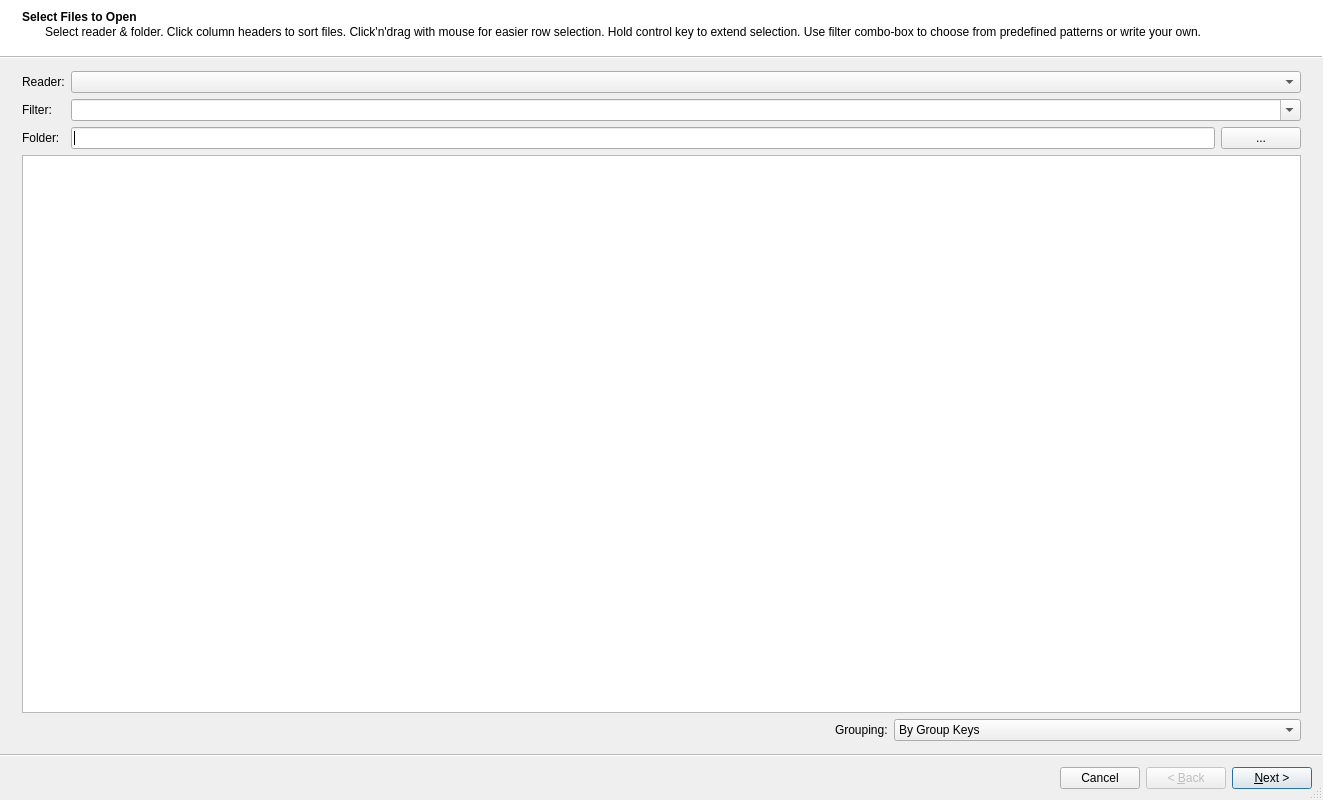
<?xml version="1.0" encoding="UTF-8"?>
<ui version="4.0">
 <class>openFileWizard</class>
 <widget class="QWizard" name="openFileWizard">
  <property name="geometry">
   <rect>
    <x>0</x>
    <y>0</y>
    <width>1100</width>
    <height>800</height>
   </rect>
  </property>
  <property name="windowTitle">
   <string>Open File Wizard</string>
  </property>
  <property name="sizeGripEnabled">
   <bool>true</bool>
  </property>
  <property name="modal">
   <bool>true</bool>
  </property>
  <property name="wizardStyle">
   <enum>QWizard::ModernStyle</enum>
  </property>
  <property name="options">
   <set>QWizard::CancelButtonOnLeft</set>
  </property>
  <property name="titleFormat">
   <enum>Qt::AutoText</enum>
  </property>
  <property name="subTitleFormat">
   <enum>Qt::AutoText</enum>
  </property>
  <widget class="InitiallyIncompleteWizardPage" name="fileSelectionPage">
   <property name="layoutDirection">
    <enum>Qt::LeftToRight</enum>
   </property>
   <property name="title">
    <string>Select Files to Open</string>
   </property>
   <property name="subTitle">
    <string>Select reader &amp; folder. Click column headers to sort files. Click'n'drag with mouse for easier row selection. Hold control key to extend selection. Use filter combo-box to choose from predefined patterns or write your own.</string>
   </property>
   <layout class="QVBoxLayout" name="verticalLayout_2">
    <item>
     <layout class="QGridLayout" name="gridLayout">
      <item row="1" column="0">
       <widget class="QLabel" name="filterPatternLabel">
        <property name="text">
         <string>Filter:</string>
        </property>
       </widget>
      </item>
      <item row="2" column="0">
       <widget class="QLabel" name="folderLabel">
        <property name="text">
         <string>Folder:</string>
        </property>
       </widget>
      </item>
      <item row="2" column="1">
       <widget class="QLineEdit" name="folderTextBox">
        <property name="text">
         <string/>
        </property>
       </widget>
      </item>
      <item row="1" column="1" colspan="2">
       <widget class="QComboBox" name="filterPatternComboBox">
        <property name="editable">
         <bool>true</bool>
        </property>
        <property name="sizeAdjustPolicy">
         <enum>QComboBox::AdjustToMinimumContentsLength</enum>
        </property>
        <property name="minimumContentsLength">
         <number>150</number>
        </property>
       </widget>
      </item>
      <item row="0" column="0">
       <widget class="QLabel" name="readerLabel">
        <property name="maximumSize">
         <size>
          <width>50</width>
          <height>16777215</height>
         </size>
        </property>
        <property name="text">
         <string>Reader:</string>
        </property>
       </widget>
      </item>
      <item row="0" column="1" colspan="2">
       <widget class="QComboBox" name="readerComboBox"/>
      </item>
      <item row="2" column="2">
       <widget class="QPushButton" name="selectFolderButton">
        <property name="sizePolicy">
         <sizepolicy hsizetype="Fixed" vsizetype="Fixed">
          <horstretch>0</horstretch>
          <verstretch>0</verstretch>
         </sizepolicy>
        </property>
        <property name="toolTip">
         <string>Add files/dirs to list</string>
        </property>
        <property name="text">
         <string>...</string>
        </property>
        <property name="checkable">
         <bool>false</bool>
        </property>
       </widget>
      </item>
     </layout>
    </item>
    <item>
     <widget class="QTableWidget" name="fileTable">
      <property name="sizeAdjustPolicy">
       <enum>QAbstractScrollArea::AdjustToContents</enum>
      </property>
      <property name="editTriggers">
       <set>QAbstractItemView::NoEditTriggers</set>
      </property>
      <property name="selectionBehavior">
       <enum>QAbstractItemView::SelectRows</enum>
      </property>
      <property name="sortingEnabled">
       <bool>true</bool>
      </property>
      <attribute name="horizontalHeaderMinimumSectionSize">
       <number>20</number>
      </attribute>
      <attribute name="verticalHeaderMinimumSectionSize">
       <number>14</number>
      </attribute>
      <attribute name="verticalHeaderDefaultSectionSize">
       <number>14</number>
      </attribute>
     </widget>
    </item>
    <item>
     <layout class="QHBoxLayout" name="horizontalLayout">
      <item>
       <widget class="QLabel" name="statusMessage">
        <property name="minimumSize">
         <size>
          <width>400</width>
          <height>0</height>
         </size>
        </property>
        <property name="text">
         <string/>
        </property>
       </widget>
      </item>
      <item>
       <spacer name="horizontalSpacer_3">
        <property name="orientation">
         <enum>Qt::Horizontal</enum>
        </property>
        <property name="sizeHint" stdset="0">
         <size>
          <width>40</width>
          <height>20</height>
         </size>
        </property>
       </spacer>
      </item>
      <item>
       <widget class="QLabel" name="groupingModeLabel">
        <property name="text">
         <string>Grouping:</string>
        </property>
       </widget>
      </item>
      <item>
       <widget class="QComboBox" name="groupingModeComboBox">
        <property name="sizePolicy">
         <sizepolicy hsizetype="MinimumExpanding" vsizetype="Fixed">
          <horstretch>0</horstretch>
          <verstretch>0</verstretch>
         </sizepolicy>
        </property>
        <item>
         <property name="text">
          <string>By Group Keys</string>
         </property>
        </item>
        <item>
         <property name="text">
          <string>Keep Separate</string>
         </property>
        </item>
        <item>
         <property name="text">
          <string>Merge All</string>
         </property>
        </item>
       </widget>
      </item>
     </layout>
    </item>
   </layout>
  </widget>
  <widget class="InitiallyIncompleteWizardPage" name="productSelectionPage">
   <property name="title">
    <string>Select Products</string>
   </property>
   <property name="subTitle">
    <string>Select products to add</string>
   </property>
   <layout class="QVBoxLayout" name="verticalLayout">
    <item>
     <layout class="QHBoxLayout" name="productSelectionButtonLayout">
      <item>
       <widget class="QPushButton" name="selectAllButton">
        <property name="text">
         <string>Select/Deselect All</string>
        </property>
       </widget>
      </item>
      <item>
       <spacer name="productSelectionButtonSpacer">
        <property name="orientation">
         <enum>Qt::Horizontal</enum>
        </property>
        <property name="sizeHint" stdset="0">
         <size>
          <width>5</width>
          <height>20</height>
         </size>
        </property>
       </spacer>
      </item>
      <item>
       <widget class="QLabel" name="resamplingMethodLabel">
        <property name="text">
         <string>Resampling Method:</string>
        </property>
       </widget>
      </item>
      <item>
       <widget class="QComboBox" name="resamplingMethodComboBox">
        <property name="sizePolicy">
         <sizepolicy hsizetype="MinimumExpanding" vsizetype="Fixed">
          <horstretch>1</horstretch>
          <verstretch>0</verstretch>
         </sizepolicy>
        </property>
        <property name="sizeIncrement">
         <size>
          <width>1</width>
          <height>0</height>
         </size>
        </property>
       </widget>
      </item>
      <item>
       <widget class="QLabel" name="radiusOfInfluenceLabel">
        <property name="text">
         <string>Radius of Influence:</string>
        </property>
       </widget>
      </item>
      <item>
       <widget class="QSpinBox" name="radiusOfInfluenceSpinBox">
        <property name="suffix">
         <string> m</string>
        </property>
        <property name="minimum">
         <number>100</number>
        </property>
        <property name="maximum">
         <number>10000000</number>
        </property>
        <property name="singleStep">
         <number>100</number>
        </property>
        <property name="value">
         <number>5000</number>
        </property>
       </widget>
      </item>
      <item>
       <widget class="QLabel" name="projectionLabel">
        <property name="text">
         <string>Projection:</string>
        </property>
       </widget>
      </item>
      <item>
       <widget class="QComboBox" name="projectionComboBox">
        <property name="sizePolicy">
         <sizepolicy hsizetype="MinimumExpanding" vsizetype="Fixed">
          <horstretch>1</horstretch>
          <verstretch>0</verstretch>
         </sizepolicy>
        </property>
        <property name="sizeIncrement">
         <size>
          <width>1</width>
          <height>0</height>
         </size>
        </property>
       </widget>
      </item>
      <item>
       <widget class="QLabel" name="resamplingShapeLabel">
        <property name="text">
         <string>Shape:</string>
        </property>
       </widget>
      </item>
      <item>
       <widget class="QSpinBox" name="resamplingShapeRowSpinBox">
        <property name="minimum">
         <number>1</number>
        </property>
        <property name="maximum">
         <number>100000</number>
        </property>
        <property name="value">
         <number>1000</number>
        </property>
       </widget>
      </item>
      <item>
       <widget class="QSpinBox" name="resamplingShapeColumnSpinBox">
        <property name="minimum">
         <number>1</number>
        </property>
        <property name="maximum">
         <number>100000</number>
        </property>
        <property name="value">
         <number>1000</number>
        </property>
       </widget>
      </item>
     </layout>
    </item>
    <item>
     <widget class="QComboBox" name="comboBox"/>
    </item>
    <item>
     <widget class="QTableWidget" name="selectIDTable">
      <property name="sizeAdjustPolicy">
       <enum>QAbstractScrollArea::AdjustToContents</enum>
      </property>
      <property name="editTriggers">
       <set>QAbstractItemView::NoEditTriggers</set>
      </property>
      <property name="selectionBehavior">
       <enum>QAbstractItemView::SelectRows</enum>
      </property>
      <property name="sortingEnabled">
       <bool>true</bool>
      </property>
      <attribute name="horizontalHeaderMinimumSectionSize">
       <number>20</number>
      </attribute>
      <attribute name="verticalHeaderMinimumSectionSize">
       <number>14</number>
      </attribute>
      <attribute name="verticalHeaderDefaultSectionSize">
       <number>14</number>
      </attribute>
     </widget>
    </item>
   </layout>
  </widget>
 </widget>
 <customwidgets>
  <customwidget>
   <class>InitiallyIncompleteWizardPage</class>
   <extends>QWizardPage</extends>
   <header>uwsift/ui/custom_widgets.h</header>
   <container>1</container>
  </customwidget>
 </customwidgets>
 <tabstops>
  <tabstop>readerComboBox</tabstop>
  <tabstop>filterPatternComboBox</tabstop>
  <tabstop>folderTextBox</tabstop>
  <tabstop>selectFolderButton</tabstop>
  <tabstop>fileTable</tabstop>
  <tabstop>selectAllButton</tabstop>
  <tabstop>selectIDTable</tabstop>
 </tabstops>
 <resources/>
 <connections/>
</ui>
